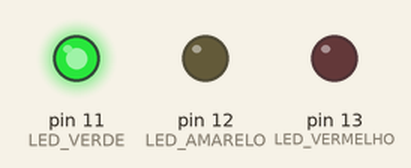
A sketch run on a simulated Arduino Uno, built with avr-gcc and run on an emulated ATmega328P. Parts: output pins drawn as LEDs (lit = HIGH).

Above: at 5.0 s.
At 11.5 s:
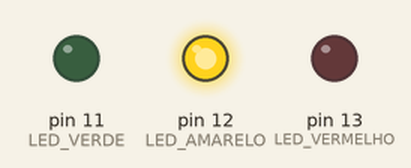
At 15.5 s:
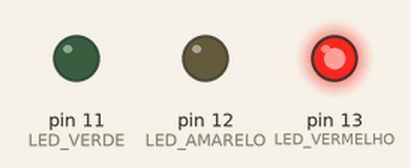
Timing chart, 0 to 23.4 s (numbered marks = the images above):
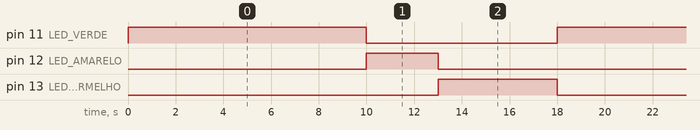

Measured:
- by itself, pin 11 (LED_VERDE): alternates HIGH for 10.0 s and LOW for 8.0 s
- by itself, pin 12 (LED_AMARELO): alternates HIGH for 3.0 s and LOW for 15.0 s
- by itself, pin 13 (LED_VERMELHO): alternates HIGH for 5.0 s and LOW for 13.0 s

The sketch:

ex3_semaforo1.ino
```cpp
/* TERCEIRO PROGRAMA (SEMÁFORO)
   DANIEL RODRIGUES DE SOUSA 22/09/2021 */

int LED_VERMELHO = 13; //pino onde está ligado o LED
int LED_AMARELO  = 12; //pino onde está ligado o LED
int LED_VERDE    = 11; //pino onde está ligado o LED

void setup()
{
  pinMode(LED_VERMELHO, OUTPUT); //direção do pino (saída)
  pinMode(LED_AMARELO, OUTPUT);  //direção do pino (saída)
  pinMode(LED_VERDE, OUTPUT);    //direção do pino (saída)
}
void loop()
{
  digitalWrite(LED_VERMELHO, LOW); //desliga LED VERMELHO
  digitalWrite(LED_AMARELO, LOW);  //desliga LED AMARELO
  digitalWrite(LED_VERDE, HIGH);   //liga LED VERDE
  delay(10000);                    //delay de 10 segundos
  digitalWrite(LED_VERDE, LOW);    //desliga LED VERDE
  digitalWrite(LED_AMARELO, HIGH); //liga LED AMARELO
  delay(3000);                     //delay de 3 segundos
  digitalWrite(LED_AMARELO, LOW);  //desliga LED AMARELO
  digitalWrite(LED_VERMELHO, HIGH);//liga LED VERMELHO
  delay(5000);                     //delay de 5 segundos
}
```
